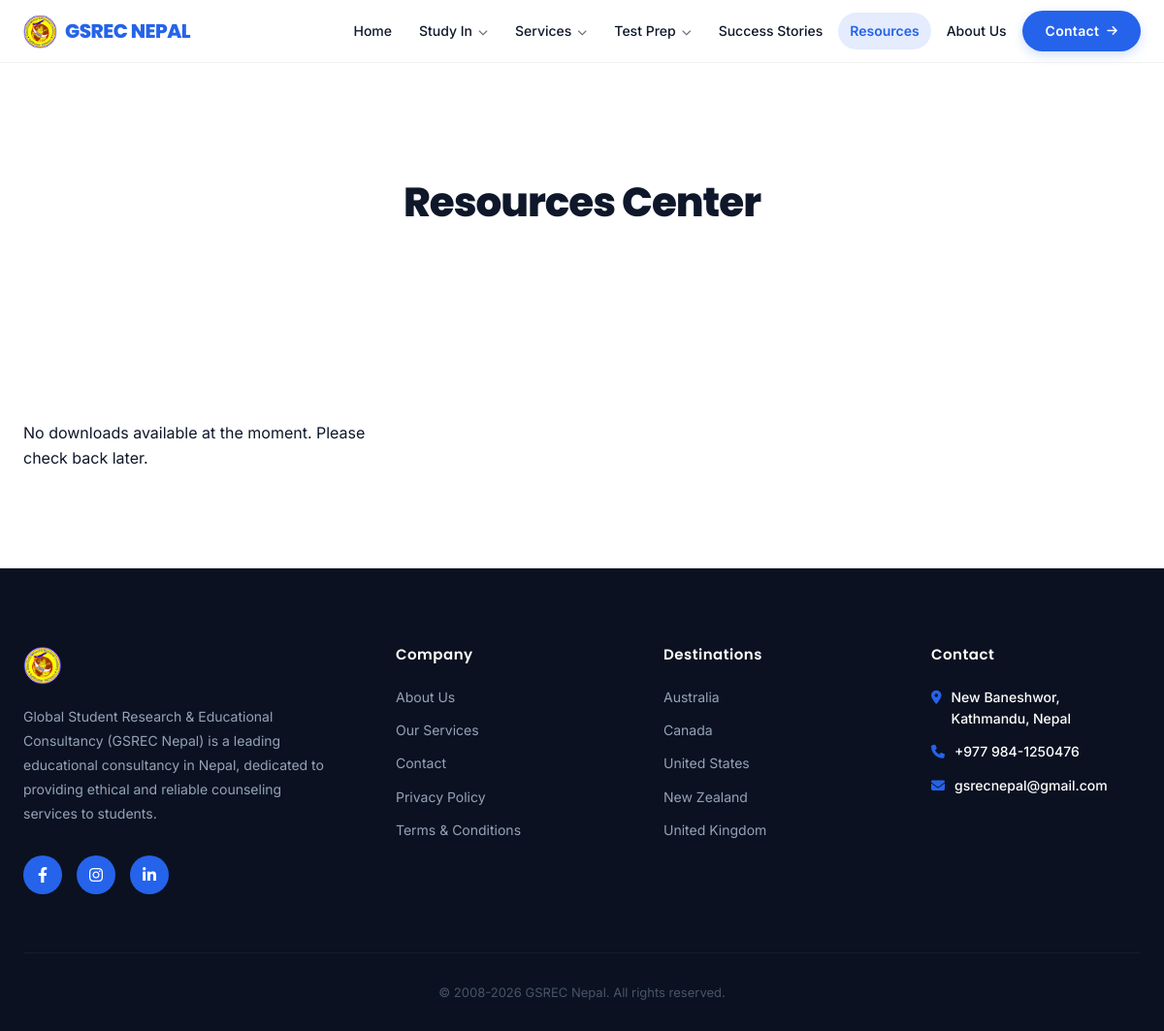
Page /resources/ on the committed database.
### core/models.py (models this page shows, shortened)
class SiteSettings(models.Model):
    site_name = models.CharField(max_length=100, default="GSREC NEPAL")
    logo = models.ImageField(upload_to='site/', blank=True, null=True, help_text="Main logo for Header")
    footer_logo = models.ImageField(upload_to='site/', blank=True, null=True, help_text="Logo for Footer. Defaults to main logo if not set.")
    favicon = models.ImageField(upload_to='site/', blank=True, null=True)
    footer_description = models.TextField(blank=True, default="Global Student Research & Educational Consultancy (GSREC Nepal) is a leading educational consultancy in Nepal, dedicated to providing ethical and reliable counseling services to students.")
    address = models.CharField(max_length=200, default="New Baneshwor, Kathmandu, Nepal")
    phone = models.CharField(max_length=50, default="+977 1-4244XXX")
    email = models.EmailField(default="info@gsrecnepal.com")
    facebook_link = models.URLField(blank=True, null=True)
    twitter_link = models.URLField(blank=True, null=True)
    instagram_link = models.URLField(blank=True, null=True)
    linkedin_link = models.URLField(blank=True, null=True)
    footer_company_title = models.CharField(max_length=50, default="Company")
    footer_destinations_title = models.CharField(max_length=50, default="Destinations")
    footer_contact_title = models.CharField(max_length=50, default="Contact")
    class Meta:
        verbose_name_plural = "Site Settings"

class ListingPageSettings(models.Model):
    destinations_title = models.CharField(max_length=100, default="All Study Destinations")
    destinations_subtitle = models.TextField(default="Explore the best countries for international education. We provide end-to-end support.")
    services_title = models.CharField(max_length=100, default="Our Expert Services")
    services_subtitle = models.TextField(default="", blank=True)
    test_prep_title = models.CharField(max_length=100, default="Standardized Test Preparation")
    test_prep_subtitle = models.TextField(default="", blank=True)
    resources_title = models.CharField(max_length=100, default="Resources Center")
    resources_subtitle = models.TextField(default="", blank=True)
    success_stories_title = models.CharField(max_length=100, default="Success Stories")
    success_stories_subtitle = models.TextField(default="Hear from our students who are now studying at their dream universities across the globe.")
    class Meta:
        verbose_name_plural = "Listing Page Settings"

class Country(models.Model):
    slug = models.SlugField(unique=True, blank=True)
    name = models.CharField(max_length=100)
    flag_emoji = models.CharField(max_length=10, blank=True, null=True, help_text="Emoji flag or similar")
    background_image = models.ImageField(upload_to='countries/', blank=True, null=True)
    intro = models.TextField()
    facts = models.JSONField(default=list, help_text="List of facts")
    universities = models.JSONField(default=list, help_text="List of top universities")
    order = models.IntegerField(default=0)
    class Meta:
        verbose_name_plural = "Countries"
        ordering = ['order', 'name']

### core/views.py (the view)
def resources(request):
    resources_list = Resource.objects.all()
    listing_settings = ListingPageSettings.objects.first()
    return render(request, 'core/resources.html', {'resources': resources_list, 'listing_settings': listing_settings})

### core/templates/core/resources.html (shortened to what this page needs)
{% extends 'core/base.html' %}
{% load static %}
{% block content %}
<section style="padding: 120px 0 80px; background: white; text-align: center;">
    <div class="container">
        <h1 style="font-size: 42px; font-weight: 800; color: var(--dark); margin-bottom: 20px; letter-spacing: -1px;">
            {{ listing_settings.resources_title|default:"Resources Center" }}</h1>
    </div>
</section>
<section class="content-section">
    <div class="container">
        <div class="downloads-grid">
            {% for item in downloads %}
            <div class="download-card">
                <div class="download-icon"><i class="fa-solid {{ item.icon_class }}"></i></div>
                <div style="flex: 1;">
                    <h4 style="font-size: 16px; font-weight: 700; color: var(--dark); margin-bottom: 4px;">{{ item.title
                        }}</h4>
                    <span style="font-size: 12px; color: var(--gray);">{{ item.file_type }} • {{ item.size_label
                        }}</span>
                </div>
                <a href="{{ item.file.url }}" download
                    style="background: none; border: none; color: var(--gray); cursor: pointer; transition: 0.2s;">
                    <i class="fa-solid fa-download" style="font-size: 20px;"></i>
                </a>
            </div>
            {% empty %}
            <p>No downloads available at the moment. Please check back later.</p>
            {% endfor %}
        </div>
    </div>
</section>
{% endblock %}

### core/templates/core/base.html (shortened to what this page needs)
{% load static %}
<!DOCTYPE html>
<html lang="en">
<head>
    <link rel="stylesheet" href="https://cdnjs.cloudflare.com/ajax/libs/font-awesome/6.4.0/css/all.min.css">
    <link rel="stylesheet" href="{% static 'core/css/style.css' %}">
    <link rel="stylesheet" href="{% static 'core/css/components.css' %}">
</head>
<body>
    <header class="site-header">
        <div class="container">
            <nav style="display: flex; justify-content: space-between; align-items: center; height: 64px;">
                <a href="{% url 'index' %}" class="site-logo">
                    {% if site_settings.logo %}
                    <img src="{{ site_settings.logo.url }}" alt="{{ site_settings.site_name }}" style="height: 35px;">
                    {% else %}
                    <div class="logo-icon">
                        <i class="fa-solid fa-graduation-cap"></i>
                    </div>
                    {% endif %}
                    GSREC NEPAL
                </a>
                <div class="nav-links-container">
                    <div class="nav-item-wrapper">
                        <a href="{% url 'index' %}"
                            class="nav-item {% if request.resolver_match.url_name == 'index' %}active{% endif %}">
                            Home
                        </a>
                    </div>
                    <div class="nav-item-wrapper dropdown-wrapper">
                        <div class="nav-item {% if 'study' in request.path %}active{% endif %}">
                            <a href="{% url 'destination_list' %}" class="dropdown-text">Study In</a>
                            <span class="dropdown-chevron"><i class="fa-solid fa-chevron-down"></i></span>
                        </div>
                    </div>
                    <div class="nav-item-wrapper dropdown-wrapper">
                        <div class="nav-item {% if 'services' in request.path %}active{% endif %}">
                            <a href="{% url 'service_list' %}" class="dropdown-text">Services</a>
                            <span class="dropdown-chevron"><i class="fa-solid fa-chevron-down"></i></span>
                        </div>
                    </div>
                    <div class="nav-item-wrapper dropdown-wrapper">
                        <div class="nav-item {% if 'test-prep' in request.path %}active{% endif %}">
                            <a href="{% url 'test_prep_list' %}" class="dropdown-text">Test Prep</a>
                            <span class="dropdown-chevron"><i class="fa-solid fa-chevron-down"></i></span>
                        </div>
                    </div>
                    <div class="nav-item-wrapper">
                        <a href="{% url 'success_stories' %}"
                            class="nav-item {% if request.resolver_match.url_name == 'success_stories' %}active{% endif %}">
                            Success Stories
                        </a>
                    </div>
                    <div class="nav-item-wrapper">
                        <a href="{% url 'resources' %}"
                            class="nav-item {% if request.resolver_match.url_name == 'resources' %}active{% endif %}">
                            Resources
                        </a>
                    </div>
                    <div class="nav-item-wrapper">
                        <a href="{% url 'about' %}"
                            class="nav-item {% if request.resolver_match.url_name == 'about' %}active{% endif %}">
                            About Us
                        </a>
                    </div>
                    <a href="{% url 'contact' %}" class="btn-primary contact-btn">
                        Contact <i class="fa-solid fa-arrow-right" style="font-size: 12px"></i>
                    </a>
                </div>
        </div>
    </header>
    <main>
        {% block content %}
        {% endblock %}
    </main>
    <footer class="site-footer">
        <div class="container">
            <div class="footer-grid" style="margin-bottom: 60px;">
                <div>
                    <div class="site-logo footer-logo" style="color: white; margin-bottom: 20px;">
                        {% if site_settings.footer_logo %}
                        <img src="{{ site_settings.footer_logo.url }}" alt="{{ site_settings.site_name }}"
                            style="height: 40px;">
                        {% elif site_settings.logo %}
                        <img src="{{ site_settings.logo.url }}" alt="{{ site_settings.site_name }}"
                            style="height: 40px;">
                        {% else %}
                        <div class="logo-icon">
                            <i class="fa-solid fa-graduation-cap" style="font-size: 14px;"></i>
                        </div>
                        GSREC
                        {% endif %}
                    </div>
                    <p style="color: #94A3B8; font-size: 14px; line-height: 1.8;">
                        {{ site_settings.footer_description }}
                    </p>
                    <div style="display: flex; gap: 15px; margin-top: 30px;">
                        {% if site_settings.facebook_link %}
                        <a href="{{ site_settings.facebook_link }}" target="_blank" class="social-icon"><i
                                class="fa-brands fa-facebook-f"></i></a>
                        {% endif %}
                        {% if site_settings.instagram_link %}
                        <a href="{{ site_settings.instagram_link }}" target="_blank" class="social-icon"><i
                                class="fa-brands fa-instagram"></i></a>
                        {% endif %}
                        {% if site_settings.linkedin_link %}
                        <a href="{{ site_settings.linkedin_link }}" target="_blank" class="social-icon"><i
                                class="fa-brands fa-linkedin-in"></i></a>
                        {% endif %}
                    </div>
                </div>
                <div>
                    <h4 class="footer-heading">{{ site_settings.footer_company_title|default:"Company" }}</h4>
                    <a href="{% url 'about' %}" class="footer-link">About Us</a>
                    <a href="{% url 'service_list' %}" class="footer-link">Our Services</a>
                    <a href="{% url 'contact' %}" class="footer-link">Contact</a>
                    <a href="{% url 'legal_page_detail' 'privacy-policy' %}" class="footer-link">Privacy Policy</a>
                    <a href="{% url 'legal_page_detail' 'terms-and-conditions' %}" class="footer-link">Terms &
                        Conditions</a>
                </div>
                <div>
                    <h4 class="footer-heading">{{ site_settings.footer_destinations_title|default:"Destinations" }}</h4>
                    {% for country in global_countries|slice:":5" %}
                    <a href="{% url 'destination_detail' country.slug %}" class="footer-link">{{ country.name }}</a>
                    {% endfor %}
                </div>
                <div>
                    <h4 class="footer-heading">{{ site_settings.footer_contact_title|default:"Contact" }}</h4>
                    <a href="https://maps.google.com/?q={{ site_settings.address|urlencode }}" target="_blank"
                        class="interactive-link footer-contact-item" style="display: flex; gap: 10px; color: inherit;">
                        <i class="fa-solid fa-location-dot" style="margin-top: 4px;"></i>
                        {{ site_settings.address }}
                    </a>
                    <a href="tel:{{ site_settings.phone }}" class="interactive-link footer-contact-item"
                        style="display: flex; gap: 10px; color: inherit;">
                        <i class="fa-solid fa-phone" style="margin-top: 4px;"></i>
                        {{ site_settings.phone }}
                    </a>
                    <a href="mailto:{{ site_settings.email }}" class="interactive-link footer-contact-item"
                        style="display: flex; gap: 10px; color: inherit;">
                        <i class="fa-solid fa-envelope" style="margin-top: 4px;"></i>
                        {{ site_settings.email }}
                    </a>
                </div>
            </div>
            <div
                style="text-align: center; padding-top: 30px; border-top: 1px solid rgba(255,255,255,0.05); color: #475569; font-size: 13px;">
                &copy; 2008-<span id="currentYear"></span> GSREC Nepal. All rights reserved.
            </div>
        </div>
    </footer>
</body>
</html>

### rows in the picture
SiteSettings: logo (picture), footer_logo (picture), footer_description "Global Student Research & Educational Consultancy (GSREC Nepal) is a leading educational consultancy in Nepal, dedicated to providing ethical and reliable counseling services to students.", footer_company_title "Company", footer_destinations_title "Destinations", footer_contact_title "Contact", address "New Baneshwor, Kathmandu, Nepal", phone "+977 984-1250476", email "gsrecnepal@gmail.com"
ListingPageSettings: resources_title "Resources Center"
Country: name "Australia"
Country: name "Canada"
Country: name "United States"
Country: name "New Zealand"
Country: name "United Kingdom"
